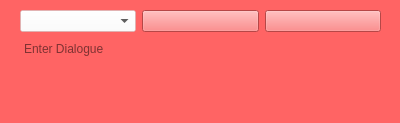
<?xml version="1.0" encoding="UTF-8"?>
<ui version="4.0">
 <class>DialogueContainer</class>
 <widget class="QFrame" name="DialogueContainer">
  <property name="geometry">
   <rect>
    <x>0</x>
    <y>0</y>
    <width>400</width>
    <height>123</height>
   </rect>
  </property>
  <property name="sizePolicy">
   <sizepolicy hsizetype="Expanding" vsizetype="Expanding">
    <horstretch>0</horstretch>
    <verstretch>0</verstretch>
   </sizepolicy>
  </property>
  <property name="windowTitle">
   <string>Dialogue Container</string>
  </property>
  <property name="styleSheet">
   <string notr="true">background-color: #FF6464;</string>
  </property>
  <widget class="QWidget" name="verticalLayoutWidget">
   <property name="geometry">
    <rect>
     <x>20</x>
     <y>10</y>
     <width>361</width>
     <height>231</height>
    </rect>
   </property>
   <layout class="QVBoxLayout" name="verticalLayout">
    <property name="bottomMargin">
     <number>0</number>
    </property>
    <item>
     <layout class="QHBoxLayout" name="horizontalLayout">
      <property name="bottomMargin">
       <number>0</number>
      </property>
      <item>
       <widget class="QComboBox" name="CharacterList">
        <property name="styleSheet">
         <string notr="true">background-color: rgba(255, 255, 255, 100);</string>
        </property>
        <property name="sizeAdjustPolicy">
         <enum>QComboBox::SizeAdjustPolicy::AdjustToContents</enum>
        </property>
       </widget>
      </item>
      <item>
       <widget class="QPushButton" name="Settings">
        <property name="styleSheet">
         <string notr="true"/>
        </property>
        <property name="text">
         <string/>
        </property>
        <property name="icon">
         <iconset theme="QIcon::ThemeIcon::DocumentProperties"/>
        </property>
       </widget>
      </item>
      <item>
       <widget class="QPushButton" name="Trashbin">
        <property name="styleSheet">
         <string notr="true"/>
        </property>
        <property name="text">
         <string/>
        </property>
        <property name="icon">
         <iconset theme="QIcon::ThemeIcon::EditDelete"/>
        </property>
       </widget>
      </item>
     </layout>
    </item>
    <item>
     <widget class="QPlainTextEdit" name="DialogueTextBox">
      <property name="sizePolicy">
       <sizepolicy hsizetype="Expanding" vsizetype="Expanding">
        <horstretch>0</horstretch>
        <verstretch>0</verstretch>
       </sizepolicy>
      </property>
      <property name="frameShape">
       <enum>QFrame::Shape::NoFrame</enum>
      </property>
      <property name="lineWidth">
       <number>2</number>
      </property>
      <property name="placeholderText">
       <string>Enter Dialogue</string>
      </property>
     </widget>
    </item>
   </layout>
  </widget>
 </widget>
 <resources/>
 <connections/>
</ui>
